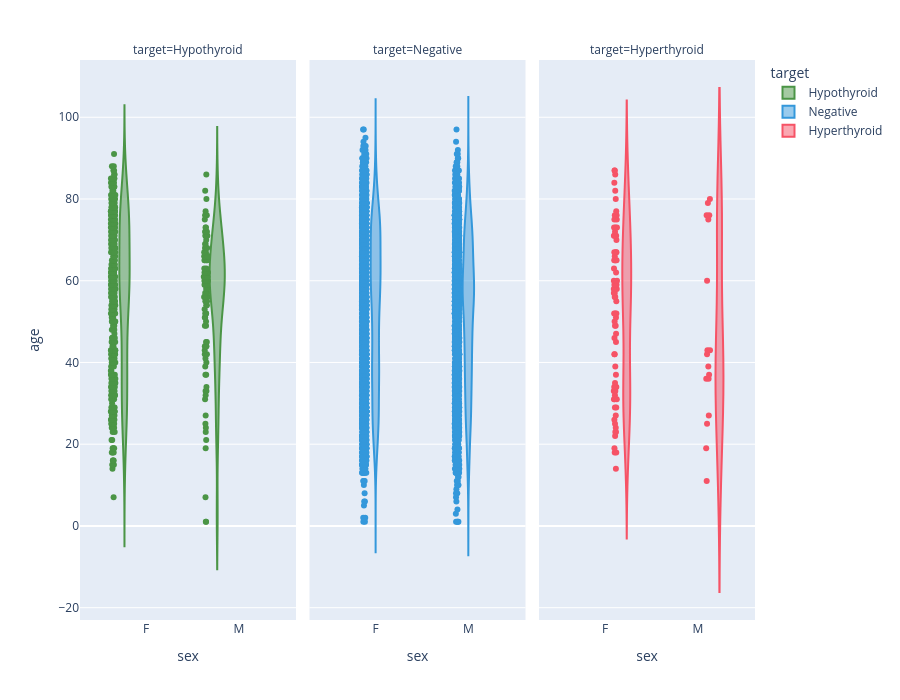

Notebook source saved alongside this figure:
### Markdown cell above
#### Plot of Age Distribution by Gender and Thyroid Disease Status:

### Code cell
fig4 = px.violin(data, x='sex', y='age', color='target', points='all', facet_col='target', height=700,
                color_discrete_map={'Hypothyroid': '#4b9546', 'Hyperthyroid': '#F65366', 'Negative': '#3498db'})
fig4.show()

### Figure 1 — Plotly figure (JSON) as saved in the notebook; plotly's stock layout.template omitted (floating-point values rounded to 4 significant figures; data arrays with more than 128 entries replaced by an {"elided": "..."} marker saying what was removed)
{"data": [{"alignmentgroup": "True", "box": {"visible": false}, "hovertemplate": "target=Hypothyroid<br>sex=%{x}<br>age=%{y}<extra></extra>", "legendgroup": "Hypothyroid", "marker": {"color": "#4b9546"}, "name": "Hypothyroid", "offsetgroup": "Hypothyroid", "orientation": "v", "points": "all", "scalegroup": "True", "showlegend": true, "type": "violin", "x": {"elided": "511 str values"}, "x0": " ", "xaxis": "x", "y": {"elided": "511 int values"}, "y0": " ", "yaxis": "y"}, {"alignmentgroup": "True", "box": {"visible": false}, "hovertemplate": "target=Negative<br>sex=%{x}<br>age=%{y}<extra></extra>", "legendgroup": "Negative", "marker": {"color": "#3498db"}, "name": "Negative", "offsetgroup": "Negative", "orientation": "v", "points": "all", "scalegroup": "True", "showlegend": true, "type": "violin", "x": {"elided": "5890 str values"}, "x0": " ", "xaxis": "x2", "y": {"elided": "5890 int values"}, "y0": " ", "yaxis": "y2"}, {"alignmentgroup": "True", "box": {"visible": false}, "hovertemplate": "target=Hyperthyroid<br>sex=%{x}<br>age=%{y}<extra></extra>", "legendgroup": "Hyperthyroid", "marker": {"color": "#F65366"}, "name": "Hyperthyroid", "offsetgroup": "Hyperthyroid", "orientation": "v", "points": "all", "scalegroup": "True", "showlegend": true, "type": "violin", "x": ["F", "F", "F", "F", "F", "F", "F", "F", "M", "M", "F", "F", "F", "F", "F", "F", "F", "F", "F", "F", "F", "F", "M", "F", "F", "F", "F", "M", "F", "M", "M", "F", "F", "M", "F", "F", "F", "F", "F", "F", "F", "F", "F", "F", "F", "F", "F", "F", "M", "F", "F", "F", "F", "F", "F", "F", "F", "F", "F", "F", "M", "F", "F", "F", "F", "F", "F", "M", "F", "F", "F", "F", "F", "F", "F", "M", "F", "F", "F", "F", "F", "F", "F", "M", "F", "F", "M", "F", "M", "F", "F", "M", "F", "F", "F", "M", "F", "F", "F", "M"], "x0": " ", "xaxis": "x3", "y": [75, 86, 34, 58, 32, 14, 23, 35, 27, 25, 82, 59, 24, 29, 80, 31, 34, 31, 59, 22, 31, 73, 37, 47, 46, 87, 33, 80, 34, 60, 11, 87, 18, 19, 58, 26, 71, 59, 70, 33, 58, 65, 60, 65, 39, 77, 57, 55, 79, 63, 49, 72, 18, 29, 76, 71, 59, 52, 56, 34, 75, 51, 50, 56, 76, 73, 60, 42, 52, 42, 65, 49, 34, 27, 75, 36, 57, 45, 62, 52, 67, 23, 67, 76, 66, 42, 76, 84, 36, 71, 33, 39, 73, 67, 37, 43, 25, 65, 19, 43], "y0": " ", "yaxis": "y3"}], "layout": {"annotations": [{"font": {}, "showarrow": false, "text": "target=Hypothyroid", "x": 0.16, "xanchor": "center", "xref": "paper", "y": 1, "yanchor": "bottom", "yref": "paper"}, {"font": {}, "showarrow": false, "text": "target=Negative", "x": 0.5, "xanchor": "center", "xref": "paper", "y": 1, "yanchor": "bottom", "yref": "paper"}, {"font": {}, "showarrow": false, "text": "target=Hyperthyroid", "x": 0.84, "xanchor": "center", "xref": "paper", "y": 1, "yanchor": "bottom", "yref": "paper"}], "height": 700, "legend": {"title": {"text": "target"}, "tracegroupgap": 0}, "margin": {"t": 60}, "violinmode": "group", "xaxis": {"anchor": "y", "domain": [0, 0.32], "title": {"text": "sex"}}, "xaxis2": {"anchor": "y2", "domain": [0.34, 0.66], "matches": "x", "title": {"text": "sex"}}, "xaxis3": {"anchor": "y3", "domain": [0.68, 1.0], "matches": "x", "title": {"text": "sex"}}, "yaxis": {"anchor": "x", "domain": [0, 1], "title": {"text": "age"}}, "yaxis2": {"anchor": "x2", "domain": [0, 1], "matches": "y", "showticklabels": false}, "yaxis3": {"anchor": "x3", "domain": [0, 1], "matches": "y", "showticklabels": false}}}
